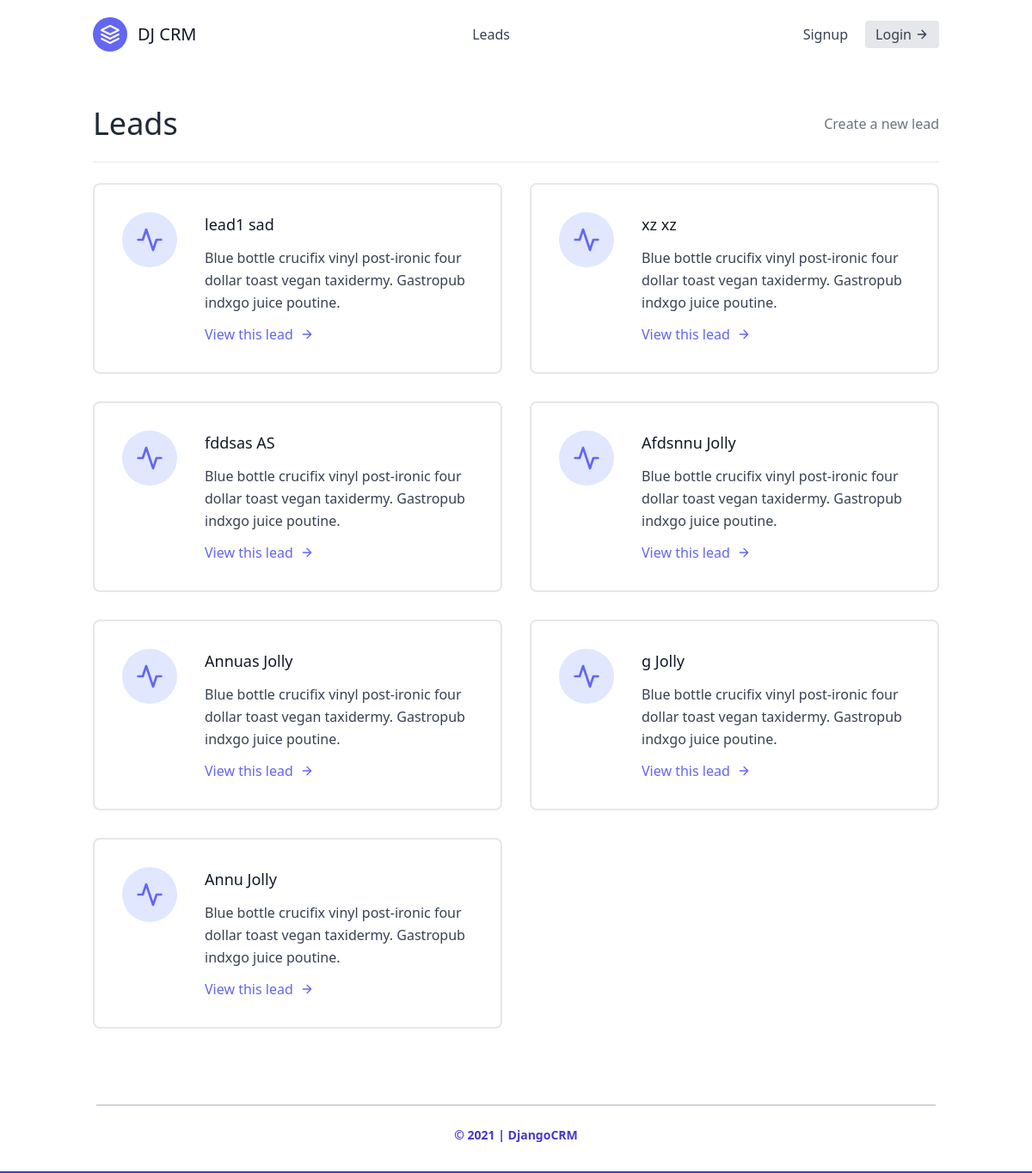
/leads/all/, run on an earlier commit of the app's database.
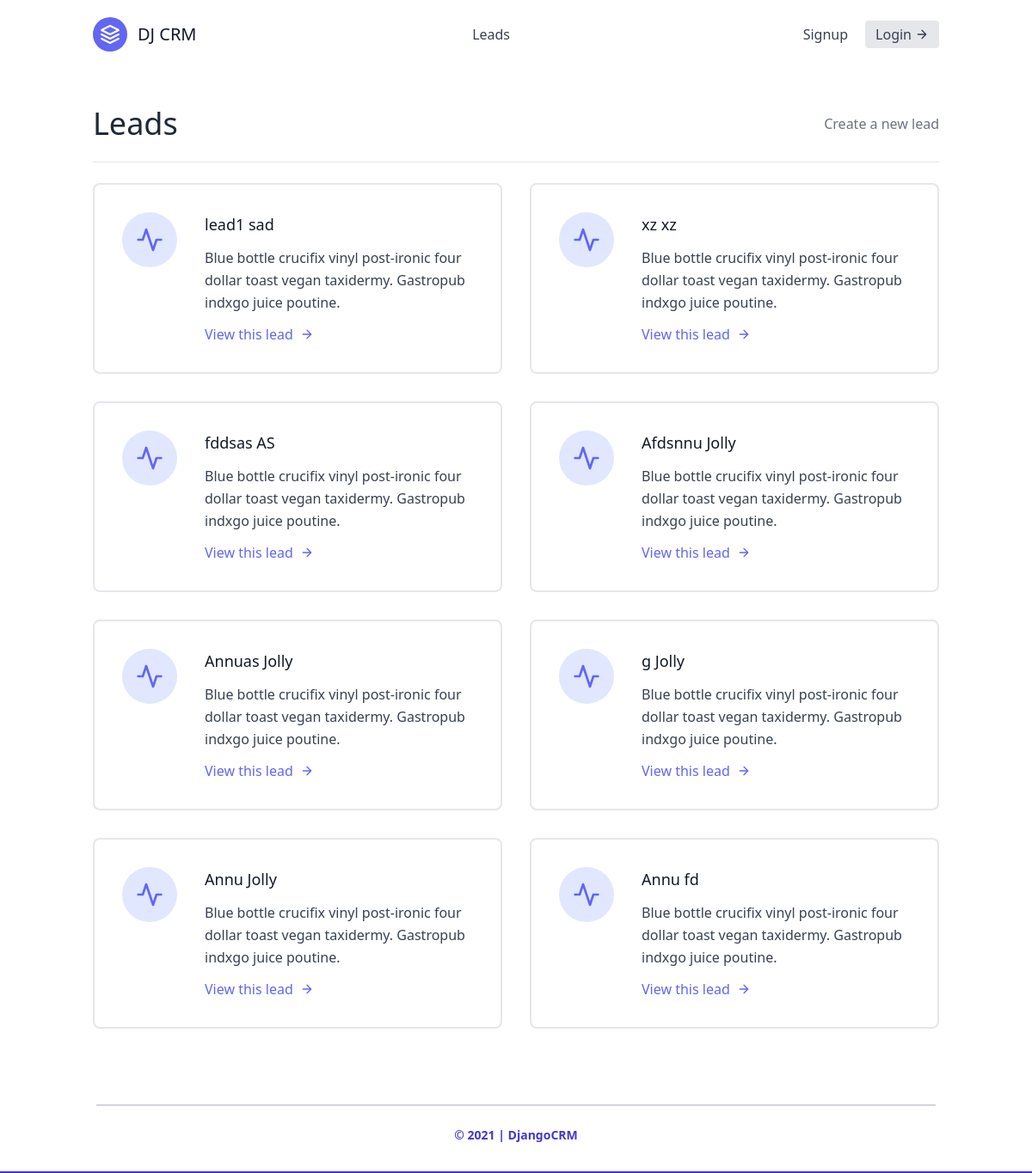
And on a later commit of the database.
### leads/models.py (models this page shows)
class Lead(models.Model):
    first_name=models.CharField(max_length=20)
    last_name=models.CharField(max_length=20)
    age=models.IntegerField(default=0)
    agent=models.ForeignKey("Agent",on_delete=models.CASCADE)

### leads/views.py (the view)
# urls.py: path('all/',  views.lead_list),
def lead_list(request):
    leads=Lead.objects.all()
    return render(request,'leads/lead_list.html',{'lead_data':leads})

### leads/templates/leads/lead_list.html
{% extends "base.html" %}
{% block content %}
<section class="text-gray-700 body-font">
    <div class="container px-5 py-5 mx-auto flex flex-wrap">
        <div class="w-full mb-6 py-6 flex justify-between items-center border-b border-gray-200">
            <div>
                <h1 class="text-4xl text-gray-800">Leads</h1>
            </div>
            <div>
                <a class="text-gray-500 hover:text-blue-500" href="/leads/create">Create a new lead</a>
            </div>
        </div>
        <div class="flex flex-wrap -m-4">
            {% for lead in lead_data %}
            <div class="p-4 lg:w-1/2 md:w-full">
                <div class="flex border-2 rounded-lg border-gray-200 p-8 sm:flex-row flex-col">
                    <div class="w-16 h-16 sm:mr-8 sm:mb-0 mb-4 inline-flex items-center justify-center rounded-full bg-indigo-100 text-indigo-500 flex-shrink-0">
                        <svg fill="none" stroke="currentColor" stroke-linecap="round" stroke-linejoin="round" stroke-width="2" class="w-8 h-8" viewBox="0 0 24 24">
                            <path d="M22 12h-4l-3 9L9 3l-3 9H2"></path>
                        </svg>
                    </div>
                    <div class="flex-grow">
                        <h2 class="text-gray-900 text-lg title-font font-medium mb-3">
                            {{ lead.first_name }} {{ lead.last_name }}
                        </h2>
                        <p class="leading-relaxed text-base">
                            Blue bottle crucifix vinyl post-ironic four dollar toast vegan taxidermy. Gastropub indxgo juice poutine.
                        </p>
                        <a href="/leads/{{ lead.pk }}/" class="mt-3 text-indigo-500 inline-flex items-center">
                            View this lead
                            <svg fill="none" stroke="currentColor" stroke-linecap="round" stroke-linejoin="round" stroke-width="2" class="w-4 h-4 ml-2" viewBox="0 0 24 24">
                                <path d="M5 12h14M12 5l7 7-7 7"></path>
                            </svg>
                        </a>
                    </div>
                </div>
            </div>
            {% endfor %}
        </div>
    </div>
  </section>
{% endblock content %}

What changed in the data, as far as the page shows it:
added Lead: first_name "Annu", last_name "fd"
